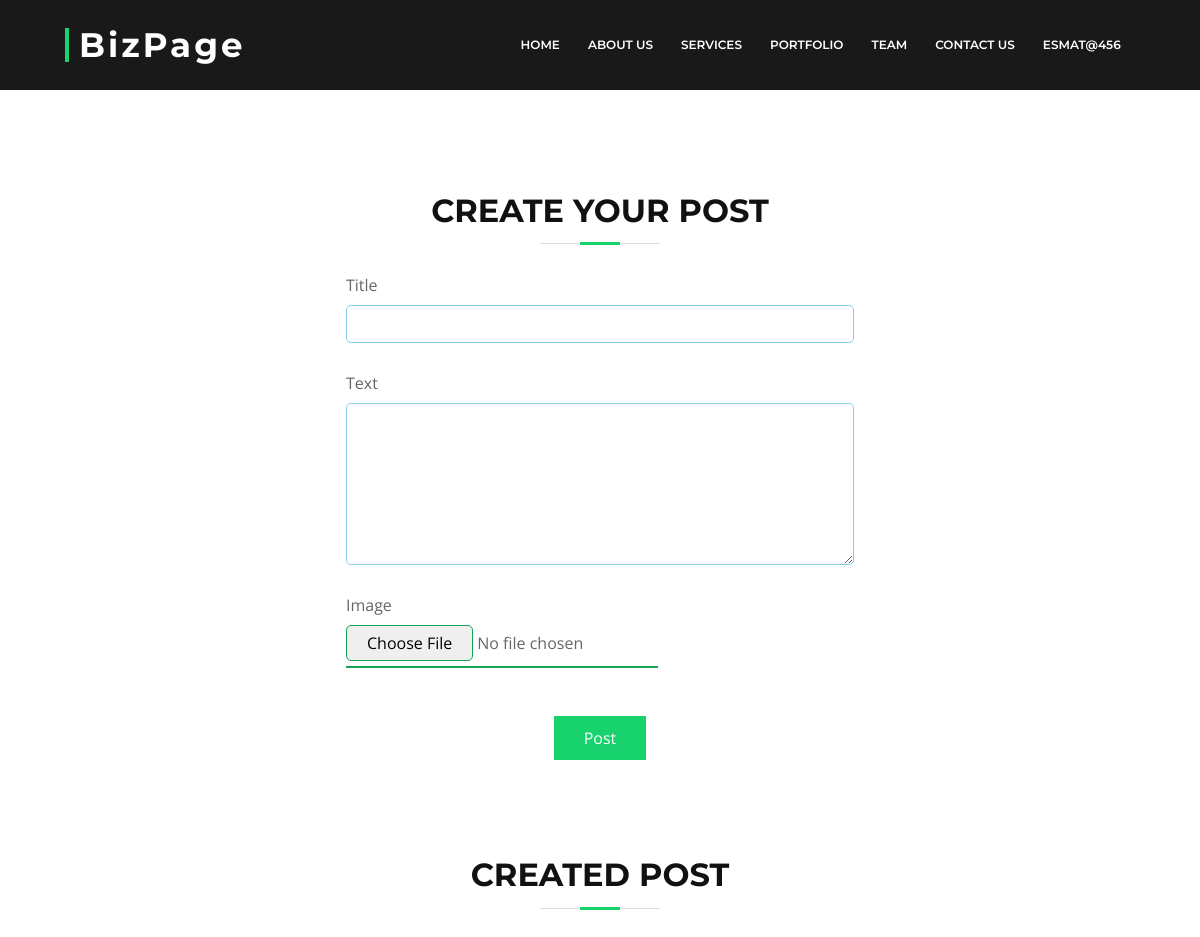
The app's page /post/create (signed in), older data.
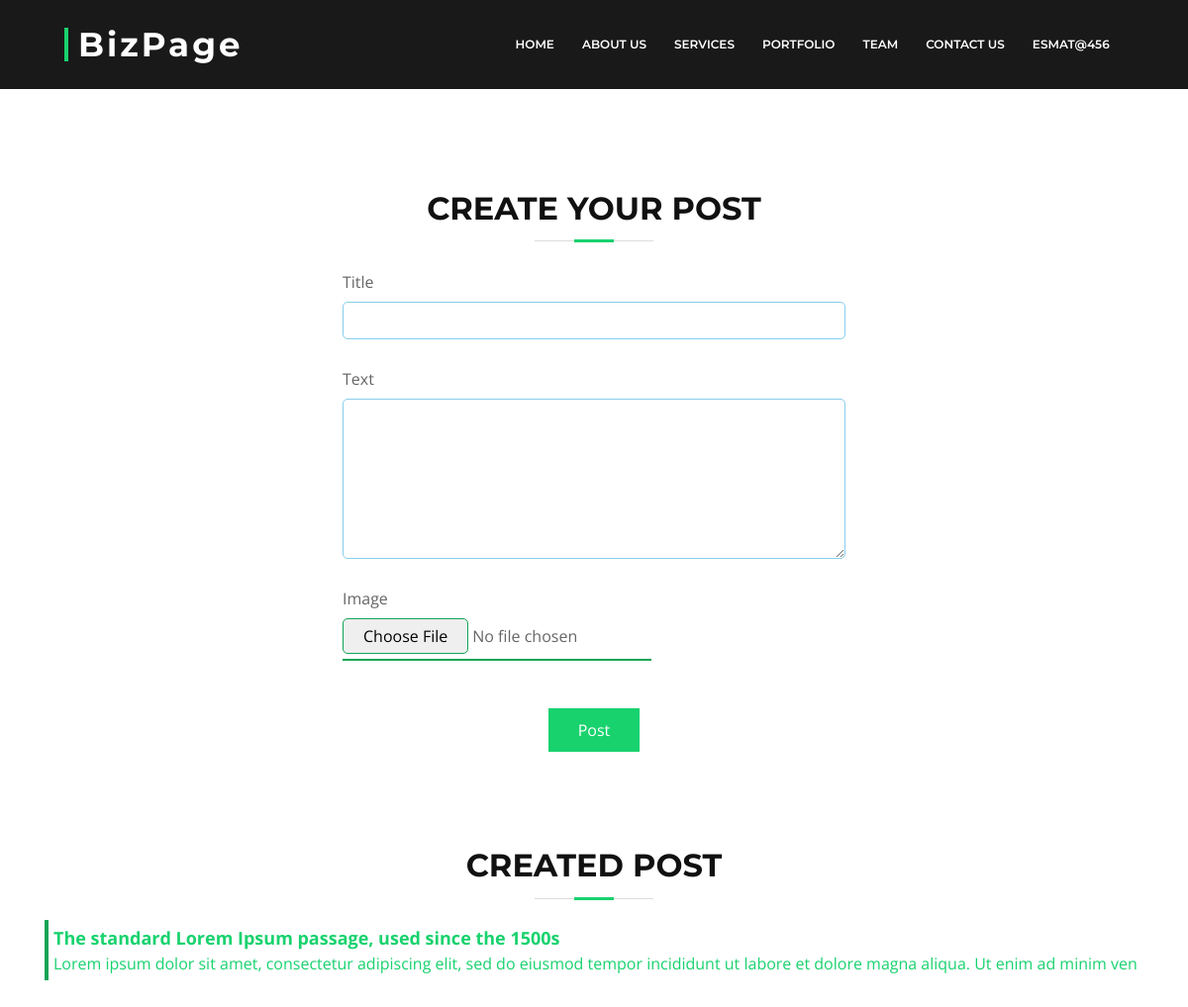
The same page, newer data.
### blog/models.py (models this page shows, shortened)
class Post(models.Model, HitCountMixin):
    user = models.ForeignKey(User, on_delete=models.CASCADE)
    title = models.CharField(max_length=250)
    text = models.TextField(max_length=1000)
    view = models.IntegerField(null=True, default=0)
    created_at = models.DateTimeField(auto_now=True)
    updated_at = models.DateTimeField(auto_now=True)

### blog/views.py (the view, shortened to what this page needs)
# urls.py: path('post/create', views.create_post, name='create_post'),
def create_post(request):
    blog_post_form=BlogPostForm()
    image_form = PostImageForm()
    recent_post = Post.objects.filter(user=request.user).order_by('-created_at')[:5]
    context = {
        'post_form':blog_post_form,
        'image_form':image_form,
        'recent_post':recent_post
    }
    return render(request, 'forms/post_form.html', context)

### blog/forms.py
class BlogPostForm(forms.ModelForm):
    class Meta:
        model = Post
        fields = ['title','text']
        widgets = {
            'title': forms.TextInput(attrs={
                'class':'form-control shadow-none',
                'required':True }),
            'text': forms.Textarea(attrs={
                'rows':6,
                'required':True
                })
        }

class PostImageForm(forms.ModelForm):
    class Meta:
        model = PostImage
        field = "__all___"
        exclude = ('post',)
        widgets = {
            'image': forms.FileInput(attrs={'type':'file'})
        }

### templates/forms/post_form.html (shortened to what this page needs)
{% load static %}
{% include '../links/link.html' %}
{% include './sub-header.html' %}
<div class="container pt-5 mt-5">
    <div class="row">
        <div class="col-lg-3 col-md-3 col-sm-12 py-4">
        </div>
        <div class="col-lg-6 col-md-6 col-sm-12 pt-5">
            <div class="section-header ">
                <h3>Create Your Post</h3>
            </div>
            <form action="{% url 'create_post' %}" enctype="multipart/form-data" method="POST" class="px-3" >
                {% for field in post_form %}
                <label class="mt-2">{{field.label}}</label>
                <div class="" >{{field}}</div>
                {% endfor %}
                {% for field in image_form %}
                <label class="mt-2">{{field.label}}</label>
                {{field}}
                {% endfor %}
                <div class="text-center my-5">
                    <button type="submit">Post</button>
                </div>
            </form>
        </div>
        <div class="col-lg-3 col-md-3 col-sm-12">
        </div>
    </div>
    <div class="post-container my-5">
        <div class="section-header ">
            <h3>Created Post</h3>
        </div>
        <div class="posts">
            {% for post in recent_post %}
            <div class="item-container">
                <a href="{% url 'post_view' post.id %}">
                <p class="post-title">{{post.title}}</p>
                <p class="post-description">{{post.text}}</p>
                </a>
            </div>
            {% endfor %}
        </div>
    </div>
</div>

Row changes from the older to the newer data that the page shows:
added Post: title "The standard Lorem Ipsum passage, used since the 1500s", text "Lorem ipsum dolor sit amet, consectetur adipiscing elit, sed do eiusmod tempor incididunt ut labore et dolore magna aliqua. Ut enim ad minim…"
